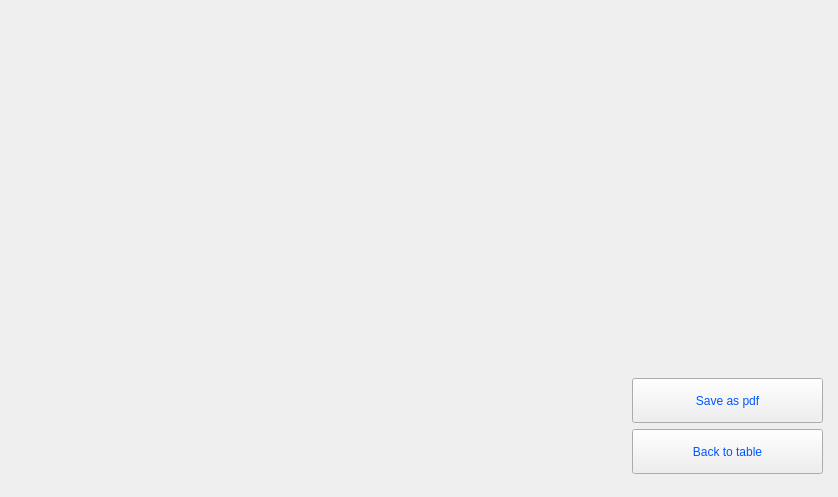
<?xml version="1.0" encoding="UTF-8"?>
<ui version="4.0">
 <class>Plotting_page</class>
 <widget class="QWidget" name="Plotting_page">
  <property name="geometry">
   <rect>
    <x>0</x>
    <y>0</y>
    <width>838</width>
    <height>497</height>
   </rect>
  </property>
  <property name="windowTitle">
   <string>Form</string>
  </property>
  <layout class="QVBoxLayout" name="verticalLayout_2">
   <item>
    <spacer name="verticalSpacer">
     <property name="orientation">
      <enum>Qt::Vertical</enum>
     </property>
     <property name="sizeHint" stdset="0">
      <size>
       <width>20</width>
       <height>0</height>
      </size>
     </property>
    </spacer>
   </item>
   <item>
    <layout class="QGridLayout" name="gridLayout">
     <item row="0" column="0">
      <widget class="QCustomPlot" name="Plotting_zone" native="true">
       <property name="minimumSize">
        <size>
         <width>611</width>
         <height>451</height>
        </size>
       </property>
       <property name="maximumSize">
        <size>
         <width>611</width>
         <height>451</height>
        </size>
       </property>
      </widget>
     </item>
     <item row="0" column="1">
      <layout class="QVBoxLayout" name="verticalLayout">
       <item>
        <widget class="QLabel" name="label_a_name">
         <property name="styleSheet">
          <string notr="true">color: rgb(0, 85, 255);
font: 10pt &quot;MS Shell Dlg 2&quot;;
selection-color: rgb(0, 0, 255);</string>
         </property>
         <property name="text">
          <string/>
         </property>
        </widget>
       </item>
       <item>
        <widget class="QLabel" name="label_a">
         <property name="styleSheet">
          <string notr="true">color: rgb(0, 85, 255);
font: 10pt &quot;MS Shell Dlg 2&quot;;
selection-color: rgb(0, 0, 255);</string>
         </property>
         <property name="text">
          <string/>
         </property>
        </widget>
       </item>
       <item>
        <widget class="QLabel" name="label_b_name">
         <property name="styleSheet">
          <string notr="true">color: rgb(0, 85, 255);
font: 10pt &quot;MS Shell Dlg 2&quot;;
selection-color: rgb(0, 0, 255);</string>
         </property>
         <property name="text">
          <string/>
         </property>
        </widget>
       </item>
       <item>
        <widget class="QLabel" name="label_b">
         <property name="styleSheet">
          <string notr="true">color: rgb(0, 85, 255);
font: 10pt &quot;MS Shell Dlg 2&quot;;
selection-color: rgb(0, 0, 255);</string>
         </property>
         <property name="text">
          <string/>
         </property>
        </widget>
       </item>
       <item>
        <widget class="QLabel" name="label_sigma_name">
         <property name="styleSheet">
          <string notr="true">color: rgb(0, 85, 255);
font: 10pt &quot;MS Shell Dlg 2&quot;;
selection-color: rgb(0, 0, 255);</string>
         </property>
         <property name="text">
          <string/>
         </property>
        </widget>
       </item>
       <item>
        <widget class="QLabel" name="label_sigma">
         <property name="styleSheet">
          <string notr="true">color: rgb(0, 85, 255);
font: 10pt &quot;MS Shell Dlg 2&quot;;
selection-color: rgb(0, 0, 255);</string>
         </property>
         <property name="text">
          <string/>
         </property>
        </widget>
       </item>
       <item>
        <spacer name="verticalSpacer_3">
         <property name="orientation">
          <enum>Qt::Vertical</enum>
         </property>
         <property name="sizeHint" stdset="0">
          <size>
           <width>20</width>
           <height>40</height>
          </size>
         </property>
        </spacer>
       </item>
       <item>
        <widget class="QPushButton" name="Save_as_pdf">
         <property name="sizePolicy">
          <sizepolicy hsizetype="Fixed" vsizetype="Fixed">
           <horstretch>0</horstretch>
           <verstretch>0</verstretch>
          </sizepolicy>
         </property>
         <property name="minimumSize">
          <size>
           <width>191</width>
           <height>45</height>
          </size>
         </property>
         <property name="maximumSize">
          <size>
           <width>191</width>
           <height>45</height>
          </size>
         </property>
         <property name="styleSheet">
          <string notr="true">background-image: url(:/window/Button.png);
color: rgb(0, 85, 255);
font: 18pt &quot;MS Shell Dlg 2&quot;;</string>
         </property>
         <property name="text">
          <string>Save as pdf</string>
         </property>
        </widget>
       </item>
       <item>
        <widget class="QPushButton" name="Back_to_table">
         <property name="minimumSize">
          <size>
           <width>191</width>
           <height>45</height>
          </size>
         </property>
         <property name="maximumSize">
          <size>
           <width>191</width>
           <height>45</height>
          </size>
         </property>
         <property name="styleSheet">
          <string notr="true">background-image: url(:/window/Button.png);
color: rgb(0, 85, 255);
font: 18pt &quot;MS Shell Dlg 2&quot;;</string>
         </property>
         <property name="text">
          <string>Back to table</string>
         </property>
        </widget>
       </item>
      </layout>
     </item>
    </layout>
   </item>
   <item>
    <spacer name="verticalSpacer_2">
     <property name="orientation">
      <enum>Qt::Vertical</enum>
     </property>
     <property name="sizeHint" stdset="0">
      <size>
       <width>20</width>
       <height>0</height>
      </size>
     </property>
    </spacer>
   </item>
  </layout>
 </widget>
 <customwidgets>
  <customwidget>
   <class>QCustomPlot</class>
   <extends>QWidget</extends>
   <header>qcustomplot.h</header>
   <container>1</container>
  </customwidget>
 </customwidgets>
 <resources/>
 <connections/>
</ui>
